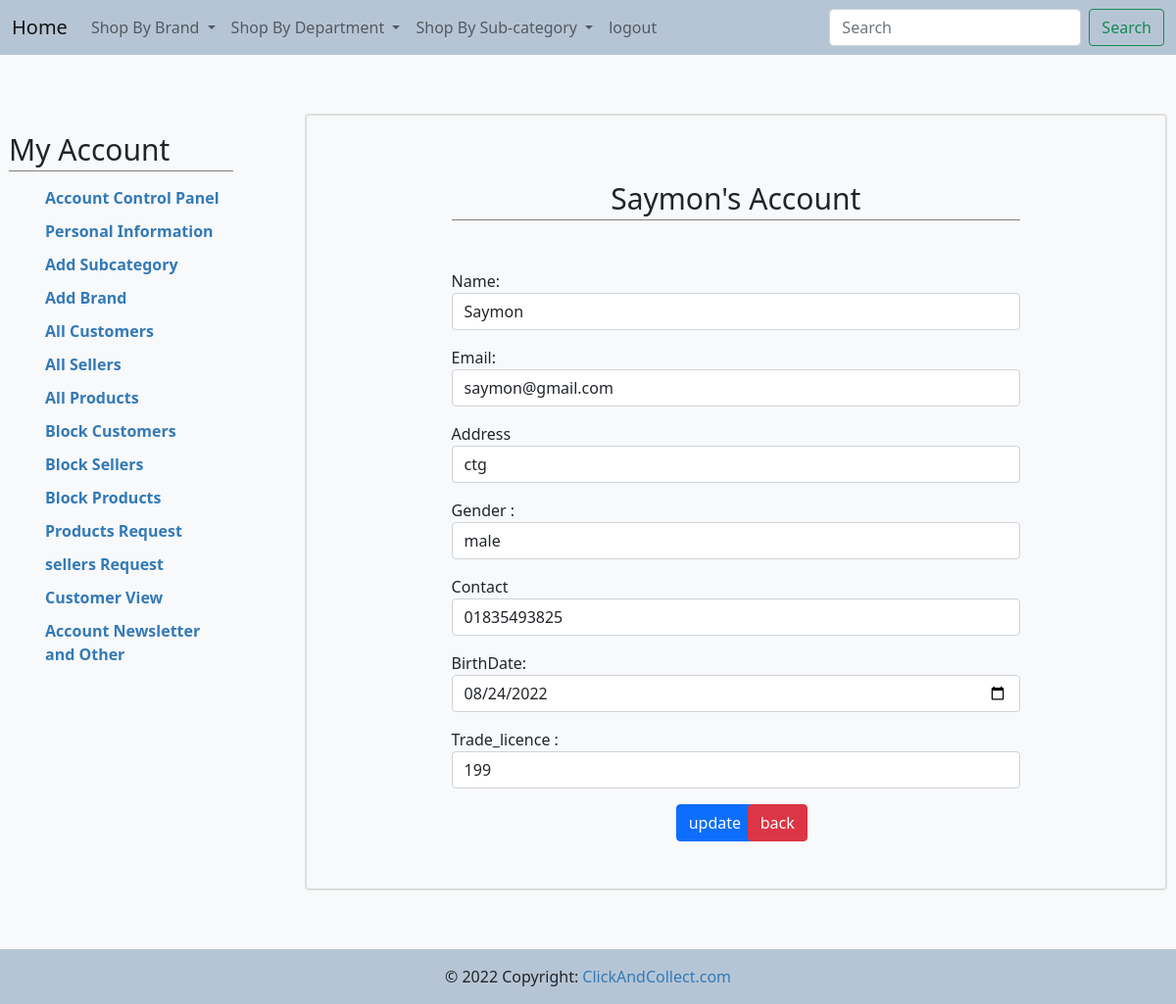
Page /admin/update_seller.php?id=1 (signed in) on the committed database.
### tables this page shows
CREATE TABLE IF NOT EXISTS `sellers` (
  `s_id` int(11) NOT NULL AUTO_INCREMENT,
  `name` varchar(100) NOT NULL,
  `email` varchar(100) NOT NULL,
  `trade_licence` varchar(255) DEFAULT NULL,
  `experience` varchar(255) DEFAULT NULL,
  `cv` varchar(255) DEFAULT NULL,
  `address` varchar(100) DEFAULT NULL,
  `dob` date DEFAULT NULL,
  `gender` varchar(100) DEFAULT NULL,
  `mobile` varchar(100) NOT NULL,
  `pass` varchar(100) NOT NULL,
  `status` int(255) DEFAULT NULL,
  `img` varchar(255) DEFAULT NULL,
  PRIMARY KEY (`s_id`)
);

### admin/update_seller.php (the view, shortened to what this page needs)
<?php
    include 'include/connection.php';
    $id =  $_REQUEST['id'];
    $query = "select * from sellers where s_id = $id";
    $result = mysqli_query($con,$query);
    $row = mysqli_fetch_array($result);
    $name = $row['name'];
    $contact = $row['mobile'];
    $email = $row['email'];
    $address = $row['address'];
    $dob = $row['dob'];
    $gender = $row['gender'];
    $trade = $row['trade_licence'];
?>
<!DOCTYPE html>
<html>
<head>
  <link type="text/css" rel="stylesheet" href="css/font-awesome.min.css" />
  <link rel="stylesheet" href="https://stackpath.bootstrapcdn.com/bootstrap/5.0.0-alpha1/css/bootstrap.min.css">
  <link href="https://cdn.jsdelivr.net/npm/bootstrap@5.0.2/dist/css/bootstrap.min.css" rel="stylesheet">
  <link href="include/style.css" rel="stylesheet" />
</head>
<body>
<div class="b">
    <?php include 'include/navbar.php' ?>
</div>
<div class="account-page">
<div class="container-fluid">
<div class="row">
<div class="col-sm-3 mt-0 pad">
    <?php include 'include/sidebar.php' ?>
</div>
    <div class="col-sm-9">
        <div class="mt-0 card">
            <div class="card bg-light text-dark">
                <div class="row">
                    <div class="col-md-2"></div>
                    <div class="col-md-8 mt-5 mb-5">
                        <h2 class="text-center"><?php echo " $name's " ?> Account</h2>
                        <br>
                        <form method="post" class="cmxform" action="" id="signUpForm">
                            <div class="mb-3 mt-3">
                                <label for="name"> Name:</label>
                                    <input type="text" name="name" class="form-control" id="name"  name="name"  value = '<?php echo $name?>'  minlength="2" >
                            </div>
                            <div class="mb-3 mt-3">
                                <label for="email">Email:</label>
                                    <input type="email" name="email" class="form-control email" id="email" value=<?php echo $email ?> >
                            </div>
                            <div class="mb-3 mt-3">
                                <label for="address">Address</label>
                                    <input type="text" name="address" class="form-control" id="address" value = '<?php echo $address ?>'>
                            </div>
                            <div class="mb-3 mt-3">
                                <label for="Address">Gender :</label>
                                <input class="form-control" id="gender" name="gender" type="text" value = <?php echo $gender ?>  />
                            </div>
                            <div class="mb-3 mt-3">
                                <label for="contact">Contact</label>
                                <input type="text" name="contact" class="form-control" id="contact" value = <?php echo  $contact ?> >
                            </div>
                            <div class="mb-3 mt-3">
                                <label for="dob" class="col-sm-2 form-control-label">BirthDate:</label>
                                    <input type="date" name="dob" class="form-control"  id="dob"  value = <?php echo $dob ?>  >
                            </div>
                            <div class="mb-3 mt-3">
                                <label for="tradelicence">Trade_licence :</label>
                                <input type="text" name="tradelicence" class="form-control" id="tradelicence" value = <?php echo $trade ?>>
                            </div>
                            <div class = "row">
                                <div class = "col-sm-6 update" >
                                <input type="submit" name = "submit" class="btn btn-primary" id="submitForm" value="update" />
                                </div>
                                <div class = "col-sm-6">
                                <a class="btn btn-danger" href = "sellers.php">back</a>
                            </div>
                             </form>
                    </div>
                </div>
            </div>
        </div>
    </div>
</div>
</div>
</div>
<div class = "bot">
    <?php include 'include/footer.php' ?>
</div>
</body>
</html>

### admin/include/style.css (style rules this page uses)
.account-page { padding-top:5%; }
.b { background-color: #b6c5d5!important; }
body { background-color: #f8f9fa; }
.account-page h2 { padding-bottom: 5px; border-bottom: 1px solid #808080; }
.row { margin-right: -15px; margin-left: -15px; }
* { -webkit-box-sizing: border-box; -moz-box-sizing: border-box; box-sizing: border-box; }
div { display: block; }
a { color: #3a2bd3; -webkit-transition: all 0.3s ease; transition: all 0.3s ease; }
a { background-color: transparent; }
a { color: #337ab7; text-decoration: none; text-decoration-line: none; text-decoration-thickness: none; text-decoration-style: none; text-decoration-color: none; }
.h2, h2 { font-size: 30px; }
.h1, .h2, .h3, h1, h2, h3 { margin-top: 20px; margin-bottom: 10px; }
.h1, .h2, .h3, .h4, .h5, .h6, h1, h2, h3, h4, h5, h6 { font-family: inherit; font-weight: 500; line-height: 1.1; color: inherit; }
.update { padding-left:40%; }

### admin/update_seller.php (style rules this page uses)
.pad { padding-right :5%; }
.bot { padding-top: 5%; }

### rows in the picture
sellers: name "Saymon", email "saymon@gmail.com", address "ctg", gender "male", contact "01835493825", dob "08/24/2022", tradelicence "199"
